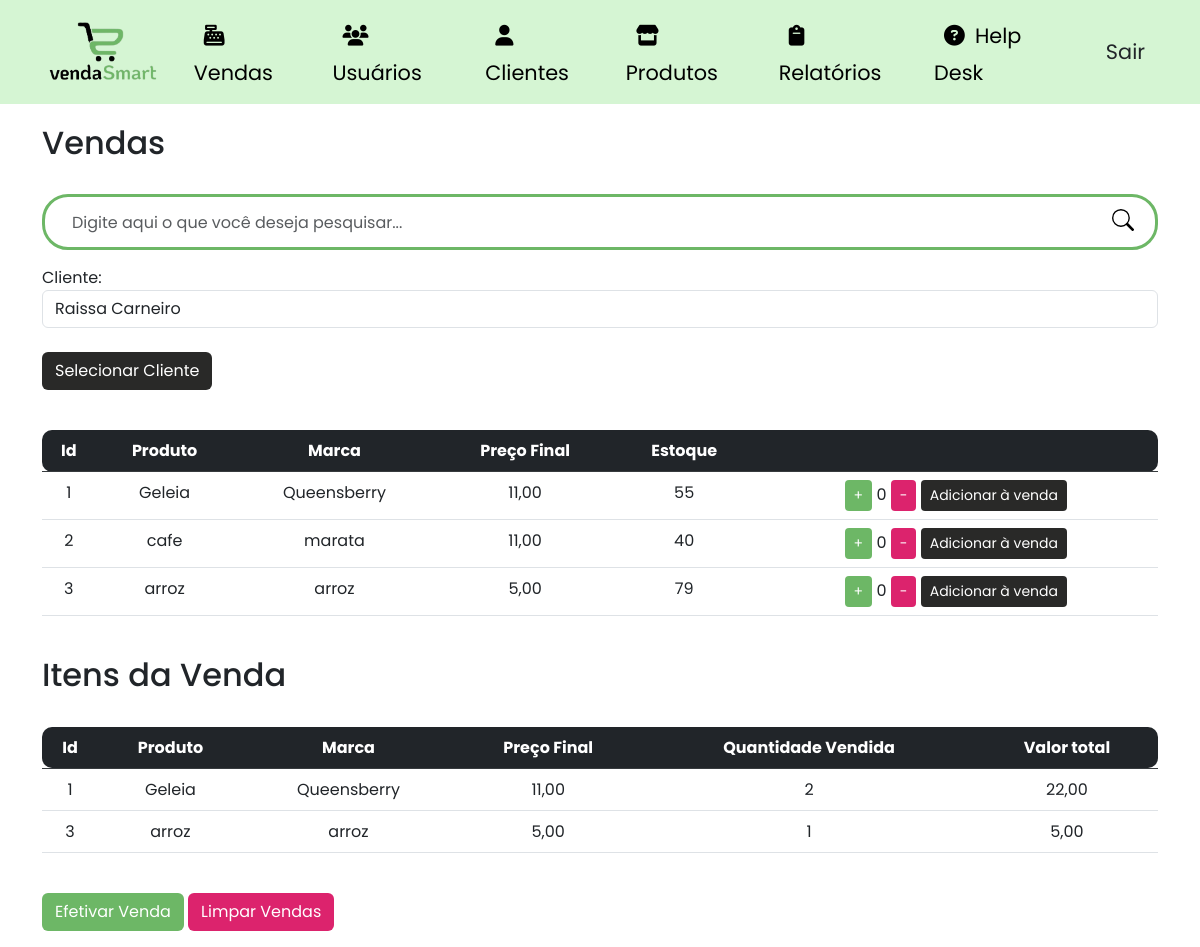
Before: /vendas (signed in) with the older database file.
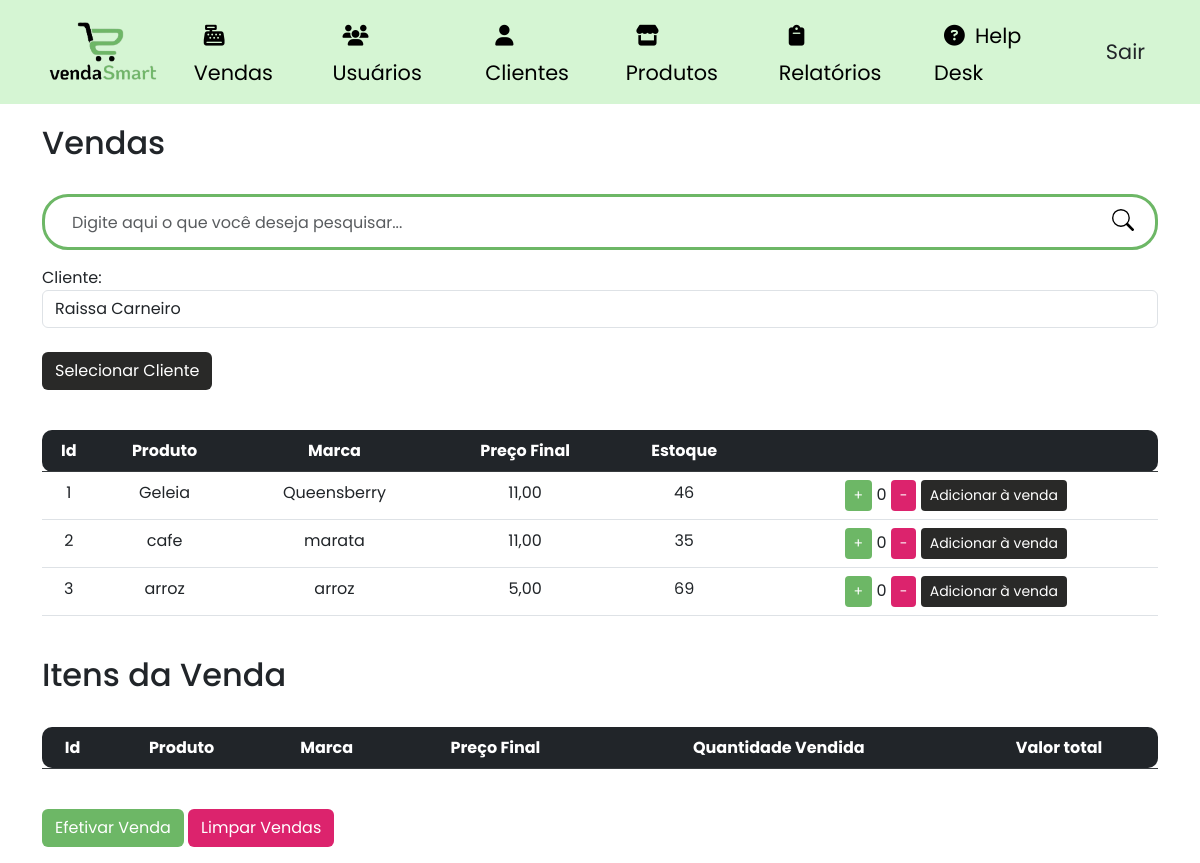
After: the same page with the newer database file.
### site_atividade/models/__init__.py (models this page shows, shortened)
class Produtos(database.Model):
    id_produtos = database.Column(database.Integer, primary_key=True)
    produto = database.Column(database.String, nullable=False)
    marca = database.Column(database.String, nullable=False)
    preco_aquisicao = database.Column(database.Float, nullable=False)
    preco = database.Column(database.Float, nullable=False)
    estoque = database.Column(database.Integer, nullable=False)
    margem_lucro = database.Column(database.Float, nullable=True)
    categoria_fk = database.Column(database.Integer, database.ForeignKey('categoria.id_categoria'), nullable=False)
    itens_venda = database.relationship('ItemVenda', backref='produto')

class ItemVenda(database.Model):
    id_item_venda = database.Column(database.Integer, primary_key=True)
    produto_id = database.Column(database.Integer, database.ForeignKey('produtos.id_produtos'), nullable=False)
    venda_id = database.Column(database.Integer, database.ForeignKey('venda.id_venda'), nullable=False)
    quantidade = database.Column(database.Integer, nullable=False)
    valor_unitario = database.Column(database.Float, nullable=False)
    total = database.Column(database.Float, nullable=False)

### site_atividade/routers/__init__.py (the view)
@app.route("/vendas", methods=['GET', 'POST'])
@login_required
def vendas():
    search_query = request.args.get('search', '')
    clientes = Cliente.query.all()
    produtos = Produtos.query.filter(Produtos.produto.ilike(f'%{search_query}%')).all()
    vendas = Venda.query.all()
    if request.method == 'POST' and 'LimparVendas' in request.form:
        ItemVenda.query.delete()
        database.session.commit()
        return redirect(url_for('vendas'))
    return render_template('vendas.html', clientes=clientes, produtos=produtos, vendas=vendas, search_query=search_query)

### site_atividade/models/__init__.py (called while the page is built)
@login_manager.user_loader
def load_usuario(id_usuario):
    return Usuario.query.get(int(id_usuario))

### site_atividade/templates/vendas.html (shortened to what this page needs)
{% extends 'base.html' %}
{% block body %}
    <div class="container theme-showcase" role="main">
        <br>
        <div class="page-header">
            <h2 class="box-title col-md-12">Vendas</h2>
        </div>
        <br>
        <div class="search-box">
            <form class="form-search" action="{{ url_for('vendas') }}" method="GET">
                <div class="input-group form-group-search">
                    <input type="text" class="form-control form-control-search" placeholder="Digite aqui o que você deseja pesquisar..." id="search-input" name="search">
                    <span class="input-group-btn">
                        <button class="btn-search" type="submit">
                        </button>
                    </span>
                </div>
            </form>
        </div>
        <div class="form-group">
            <form method="post" action="{{ url_for('adicionar_venda') }}" class="form-inline">
                <label for="cliente_id">Cliente:</label>
                <select name="cliente_id" id="cliente_id" class="form-control">
                    {% for cliente in clientes %}
                    <option value="{{ cliente.id_cliente }}">{{ cliente.nome }}</option>
                    {% endfor %}
                </select>
                <br>
                <button type="submit" class="btn btn-color3 btn-selecionar-cliente">Selecionar Cliente</button>
            </form>
        </div>
        <br>
        <div class="list-product-vendas">
            <table class="table table-hover scrollable-table">
                <thead class="table-dark">
                    <tr>
                        <th class="text-center table-rounded-start">Id</th>
                        <th class="text-center">Produto</th>
                        <th class="text-center">Marca</th>
                        <th class="text-center">Preço Final</th>
                        <th class="text-center">Estoque</th>
                        <th class="text-center table-rounded-end"> </th>
                    </tr>
                </thead>
                <tbody>
                    {% for produto in produtos %}
                    <tr>
                        <td class="text-center">{{ produto.id_produtos }}</td>
                        <td class="text-center">{{ produto.produto }}</td>
                        <td class="text-center">{{ produto.marca }}</td>
                        <td class="text-center">{{ "{:.2f}".format(produto.preco).replace('.', ',') }}</td>
                        <td class="text-center estoque">{{ produto.estoque }}</td>
                        <td class="text-center">
                            <button class="btn btn-sm btn-color1 text-white btn-add-quantity" data-produto-id="{{ produto.id_produtos }}">+</button>
                            <span class="quantidade">0</span>
                            <button class="btn btn-sm btn-color2 text-white btn-remove-quantity" data-produto-id="{{ produto.id_produtos }}">-</button>
                            <button class="btn btn-sm btn-color3 btn-add-venda" data-produto-id="{{ produto.id_produtos }}">Adicionar à venda</button>
                        </td>
                    </tr>
                    {% endfor %}
                </tbody>
            </table>
        </div>
        <br>
        <div class="page-header">
            <h2 class="box-title col-md-12">Itens da Venda</h2>
        </div>
        <br>
        <table class="table table-hover table-vendas">
            <thead class="table-dark">
                <tr>
                    <th class="text-center table-rounded-start">Id</th>
                    <th class="text-center">Produto</th>
                    <th class="text-center">Marca</th>
                    <th class="text-center">Preço Final</th>
                    <th class="text-center">Quantidade Vendida</th>
                    <th class="text-center table-rounded-end">Valor total</th>
                </tr>
            </thead>
            <tbody>
                {% for venda in vendas %}
                    {% for item_venda in venda.itens_venda %}
                        <tr>
                            <td class="text-center">{{ item_venda.produto.id_produtos }}</td>
                            <td class="text-center">{{ item_venda.produto.produto }}</td>
                            <td class="text-center">{{ item_venda.produto.marca }}</td>
                            <td class="text-center">{{ "{:.2f}".format(item_venda.produto.preco).replace('.', ',') }}</td>
                            <td class="text-center">{{ item_venda.quantidade }}</td>
                            <td class="text-center">{{ "{:.2f}".format(item_venda.total).replace('.', ',') }}</td>
                        </tr>
                    {% endfor %}
                {% endfor %}
            </tbody>
        </table>
        <br>
        <div class="form-group">
            <form method="post" action="{{ url_for('pagamento') }}" class="d-inline-block">
                <button type="submit" class="btn btn-color1 text-white">Efetivar Venda</button>
            </form>
            <form method="post" action="{{ url_for('vendas') }}" class="d-inline-block">
                <button type="submit" class="btn btn-color2 text-white">Limpar Vendas</button>
            </form>
        </div>
    </div>
{% endblock %}

### site_atividade/templates/base.html (shortened to what this page needs)
<html lang="pt-BR">
    <head>
        <link href="https://cdn.jsdelivr.net/npm/bootstrap@5.3.0-alpha3/dist/css/bootstrap.min.css" rel="stylesheet">
        <link rel="stylesheet" href="{{ url_for('static', filename='css/product.css') }}">
        <link rel="stylesheet" href="{{ url_for('static', filename='css/navbar.css') }}">
        <link rel="stylesheet" href="{{ url_for('static', filename='css/style.css') }}">
        <link rel="stylesheet" href="{{ url_for('static', filename='css/vendas.css') }}">
        <link rel="stylesheet" href="{{ url_for('static', filename='css/usuario.css') }}">
        <link rel="stylesheet" href="{{ url_for('static', filename='css/relatorio.css') }}">
        <link rel="stylesheet" href="https://cdnjs.cloudflare.com/ajax/libs/font-awesome/6.4.0/css/all.min.css"/>
        <link rel="stylesheet" href="https://cdn.jsdelivr.net/npm/bootstrap-icons@1.10.5/font/bootstrap-icons.css">
    </head>
    <body>
        {% include 'navbar.html' %}
        {% block body %}
        {% endblock %}
    </body>
</html>

### site_atividade/templates/navbar.html (shortened to what this page needs)
<nav class="navbar navbar-expand-lg fixed-top navbar-light">
  <div class="container">
    <a class="navbar-brand" href="#"
      ><img
        id="MDB-logo"
        src="static/image/logo-body7.png"
        alt="vendasSmart"
        draggable="false"
        height="70"
    /></a>
    <div class="collapse navbar-collapse nav-transition" id="navbarSupportedContent">
      <ul class="navbar-nav ms-auto align-items-center">
        {% if current_user.is_authenticated %}
        <li class="nav-item">
          <a class="nav-link mx-2" href="{{ url_for('vendas') }}"><i class="fa-solid fa-cash-register style="color: #000000;"></i>Vendas</a>
        </li>
        <li class="nav-item">
          <a class="nav-link mx-2" href="{{ url_for('usuarios') }}"><i class="fa-solid fa-users" style="color: #000000;"></i>Usuários</a>
        </li>
        <li class="nav-item">
          <a class="nav-link mx-2" href="{{ url_for('clientes') }}"><i class="fa-solid fa-user" style="color: #000000;"></i>Clientes</a>
        </li>
        <li class="nav-item">
          <a class="nav-link mx-2" href="{{ url_for('produtos') }}"><i class="fa-solid fa-store" style="color: #000000;"></i>Produtos</a>
        </li>
        <li class="nav-item">
          <a class="nav-link mx-2" href="{{ url_for('relatorio_vendas_diario') }}"><i class="fa-solid fa-clipboard" style="color: #000000;"></i>Relatórios</a>
        </li>
        <li class="nav-item">
          <a class="nav-link mx-2" href="{{ url_for('helpdesk') }}"><i class="fa-solid fa-circle-question" style="color: #000000;"></i>Help Desk</a>
        </li>
        <li class="nav-item ms-3">
            <a class="btn btn-black btn-rounded" href="{{ url_for('logout') }}">Sair</a>
        </li>
        {% else %}
        <li class="nav-item">
          <a class="nav-link mx-2" href="{{ url_for('login') }}"><i class="fas fa-heart pe-2"></i>Login</a>
        </li>
        {% endif %}
      </ul>
    </div>
  </div>
</nav>

### site_atividade/static/css/product.css (style rules this page uses)
.scrollable-table { overflow-y: auto; }
.form-search { grid-template-rows: 100vh; }
.form-group-search { border: 3px solid #6DB766; border-radius: 26px; padding: 5px 15px; }
.form-control-search { width: 350px; height: 40px; border : none; }
.btn-search { float: right; width: 34px; height: 36px; border: none; background: #fff; }
input[type="text"] { outline: none; box-shadow: none !important; }

### site_atividade/static/css/navbar.css (style rules this page uses)
.navbar-light .navbar-nav .nav-link { color: #000; }
.navbar { background-color: #D5F5D3; }
.collapse > ul > li > a { font-size: 1.3em; }
i { padding: 10px; }

### site_atividade/static/css/style.css (style rules this page uses)
body { padding-top: 100px; font-family: 'Poppins', sans-serif; }
.btn-color1 { background-color: #6DB766; transition: .5s; }
.btn-color2 { background-color: #DC236D; transition: .5s; }
.btn-color3 { background-color: #292928; transition: .5s; color: #fff; }
.table-rounded-start { border-top-left-radius: 10px; border-bottom-left-radius: 10px; }
.table-rounded-end { border-top-right-radius: 10px; border-bottom-right-radius: 10px; }

### site_atividade/static/css/vendas.css (style rules this page uses)
.list-product-vendas { max-height: 250px; overflow: auto; }
.scrollable-table { overflow-y: auto; }

Changed rows visible on the page:
removed ItemVenda: produto.id_produtos "1", produto.produto "Geleia", produto.marca "Queensberry", {{ "{:.2f}".format(item_venda.produto.preco).replace('.', ',') }} "11,00", quantidade "2", total "22,00"
removed ItemVenda: produto.id_produtos "3", produto.produto "arroz", produto.marca "arroz", {{ "{:.2f}".format(item_venda.produto.preco).replace('.', ',') }} "5,00", quantidade "1", total "5,00"
changed Produtos "Geleia": estoque "55" → "46"
changed Produtos "cafe": estoque "40" → "35"
changed Produtos "arroz": estoque "79" → "69"
